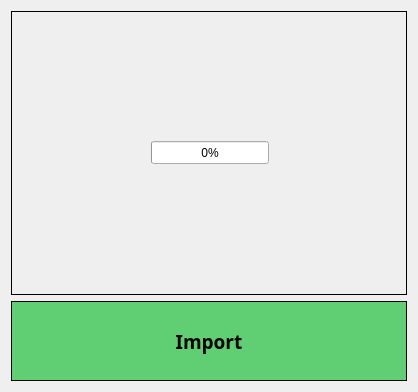
<?xml version="1.0" encoding="UTF-8"?>
<ui version="4.0">
 <class>Dialog</class>
 <widget class="QDialog" name="Dialog">
  <property name="geometry">
   <rect>
    <x>0</x>
    <y>0</y>
    <width>418</width>
    <height>392</height>
   </rect>
  </property>
  <property name="windowTitle">
   <string>Dialog</string>
  </property>
  <property name="styleSheet">
   <string notr="true">#descFrame, #importBTN{
border: 1px solid black;
}

#importBTN{
background-color: rgb(96, 206, 114);
}
</string>
  </property>
  <layout class="QGridLayout" name="gridLayout">
   <item row="1" column="0" colspan="2">
    <widget class="QPushButton" name="importBTN">
     <property name="minimumSize">
      <size>
       <width>50</width>
       <height>80</height>
      </size>
     </property>
     <property name="font">
      <font>
       <family>Poppins</family>
       <pointsize>14</pointsize>
       <weight>75</weight>
       <bold>true</bold>
      </font>
     </property>
     <property name="cursor">
      <cursorShape>PointingHandCursor</cursorShape>
     </property>
     <property name="text">
      <string>Import</string>
     </property>
    </widget>
   </item>
   <item row="0" column="0" colspan="2">
    <widget class="QFrame" name="descFrame">
     <property name="frameShape">
      <enum>QFrame::StyledPanel</enum>
     </property>
     <property name="frameShadow">
      <enum>QFrame::Raised</enum>
     </property>
     <widget class="QProgressBar" name="progressBar">
      <property name="geometry">
       <rect>
        <x>140</x>
        <y>130</y>
        <width>118</width>
        <height>23</height>
       </rect>
      </property>
      <property name="value">
       <number>0</number>
      </property>
     </widget>
    </widget>
   </item>
  </layout>
 </widget>
 <resources/>
 <connections/>
</ui>
